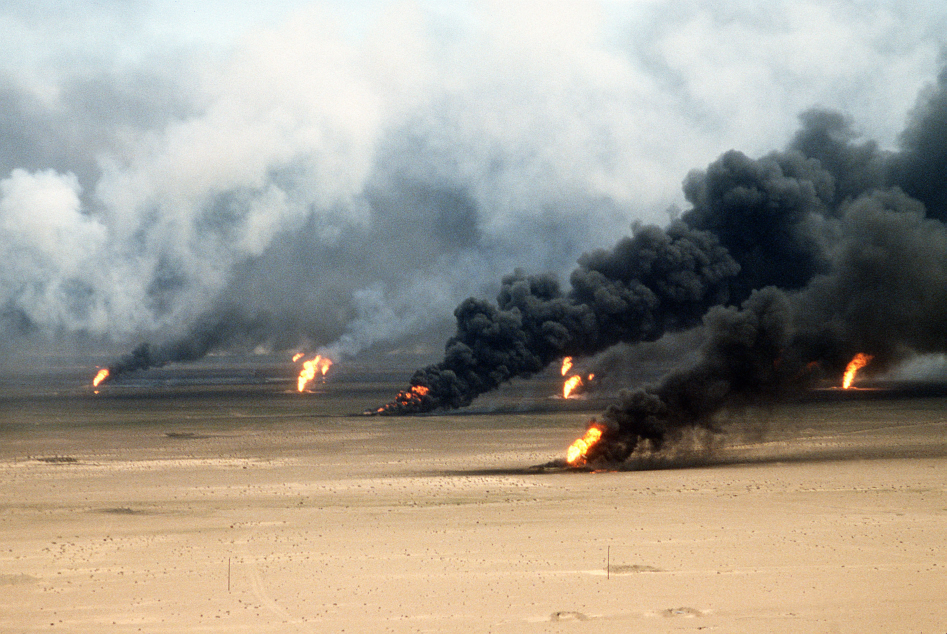
#> input picture tools/pipeline/fires/work/pd/pd_fires.jpg, 2840 x 1900 px, found by its file name (shown at 1/3 size)
$ python prep_pd.py work/pd/pd_fires.jpg work/pd/pd_usace.jpg
#> lines starting #> are read from the running program, lines starting #| are printed output that depends on the picture
"""Fit landscape public-domain archive photos into the 1152x2048 (9:16) scene canvas.
mode 'crop' = cover-crop around a focus x; mode 'fill' = full photo over a blurred, darkened copy."""
import sys, pathlib
from PIL import Image, ImageFilter, ImageEnhance
SRC = pathlib.Path(sys.argv[1]); OUT = pathlib.Path(sys.argv[2]); OUT.mkdir(parents=True, exist_ok=True)
W, H = 1152, 2048
JOBS = {  # out name: (src, mode, focus-x fraction, foreground centre-y fraction)
    'pd1': ('pd_fires.jpg', 'crop', 0.62, None),
    'pd2': ('pd_usace.jpg', 'crop', 0.66, None),
    'pd3': ('pd_shuttle.jpg', 'crop', 0.55, None),
    'pd4': ('pd_capping.jpg', 'fill', None, 0.56),
    'pd5': ('pd_rumaila.jpg', 'fill', None, 0.56),
}
for name, (src, mode, fx, cy) in JOBS.items():
    im = Image.open(SRC / src).convert('RGB')
#> im is the input picture: PIL image 2840x1900 RGB; mean R, G, B 160.1, 154.9, 144
    if mode == 'crop':
        s = H / im.height; im2 = im.resize((round(im.width * s), H), Image.LANCZOS)
#> after `s = H / im.height`: s = 1.08
        x0 = int(min(max(fx * im2.width - W / 2, 0), im2.width - W))
#> x0 = 1321
        out = im2.crop((x0, 0, x0 + W, H))
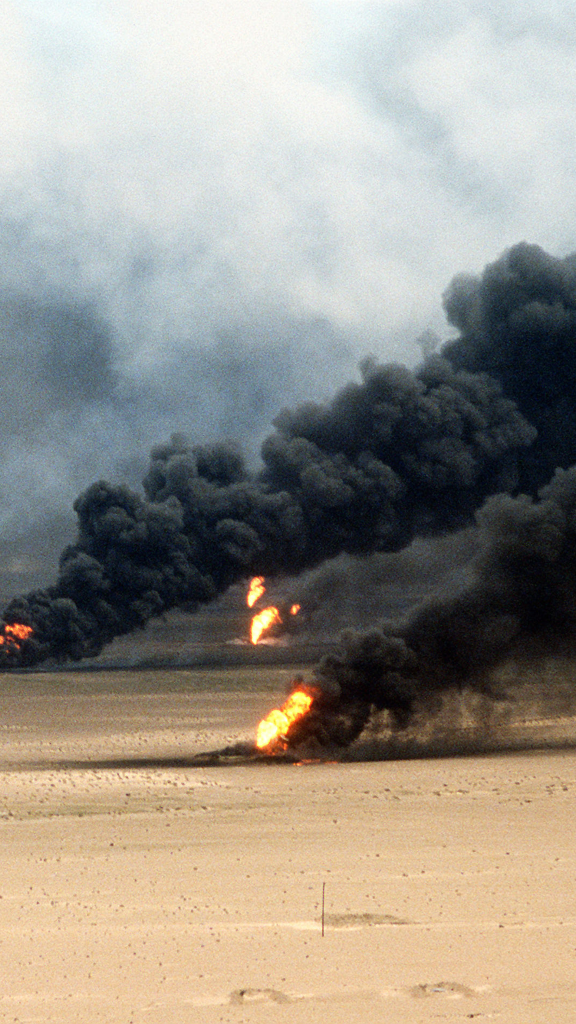
#> out: PIL image 1152x2048 RGB (shown at 1/2 size); mean R, G, B 154.4, 149, 138.9
    else:
        s = H / im.height; bg = im.resize((round(im.width * s), H), Image.LANCZOS)
        x0 = (bg.width - W) // 2; bg = bg.crop((x0, 0, x0 + W, H)).filter(ImageFilter.GaussianBlur(28))
        bg = ImageEnhance.Brightness(bg).enhance(0.55)
        fw = W; fh = round(im.height * fw / im.width); fg = im.resize((fw, fh), Image.LANCZOS)
        out = bg; out.paste(fg, (0, int(cy * H - fh / 2)))
    out.save(OUT / f'{name}.jpg', quality=88)
    print(name, out.size)
#| pd1 (1152, 2048)
#> pass 2 of the loop `for name, (src, mode, fx, cy) in JOBS.items():`:
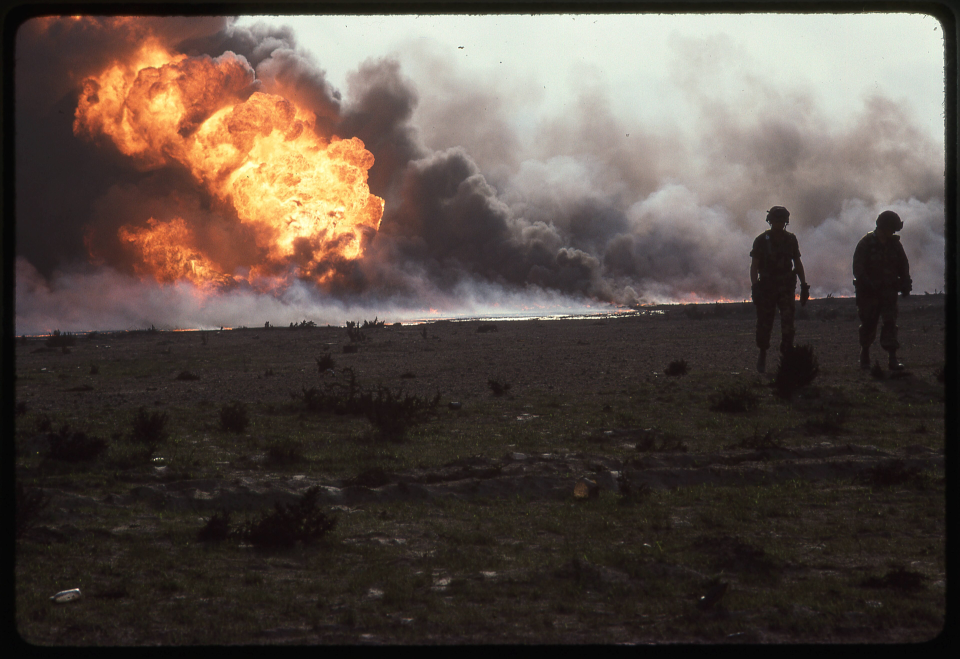
#> input picture tools/pipeline/fires/work/pd/pd_usace.jpg, 3840 x 2635 px, found by its file name (shown at 1/4 size)
#> im is the input picture: PIL image 3840x2635 RGB; mean R, G, B 88, 76, 68.7
#> im2: PIL image 2985x2048 RGB
#> `out = im2.crop((x0, 0, x0 + W, H))`:
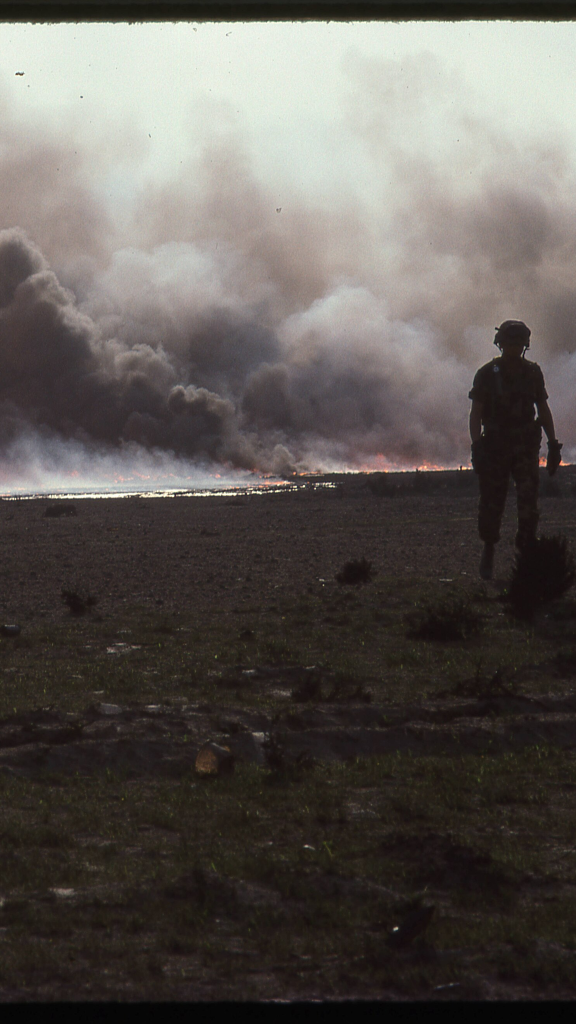
#> out: PIL image 1152x2048 RGB (shown at 1/2 size); mean R, G, B 93.6, 88.4, 84.2
#| pd2 (1152, 2048)
#> pass 3 of the loop `for name, (src, mode, fx, cy) in JOBS.items():`:
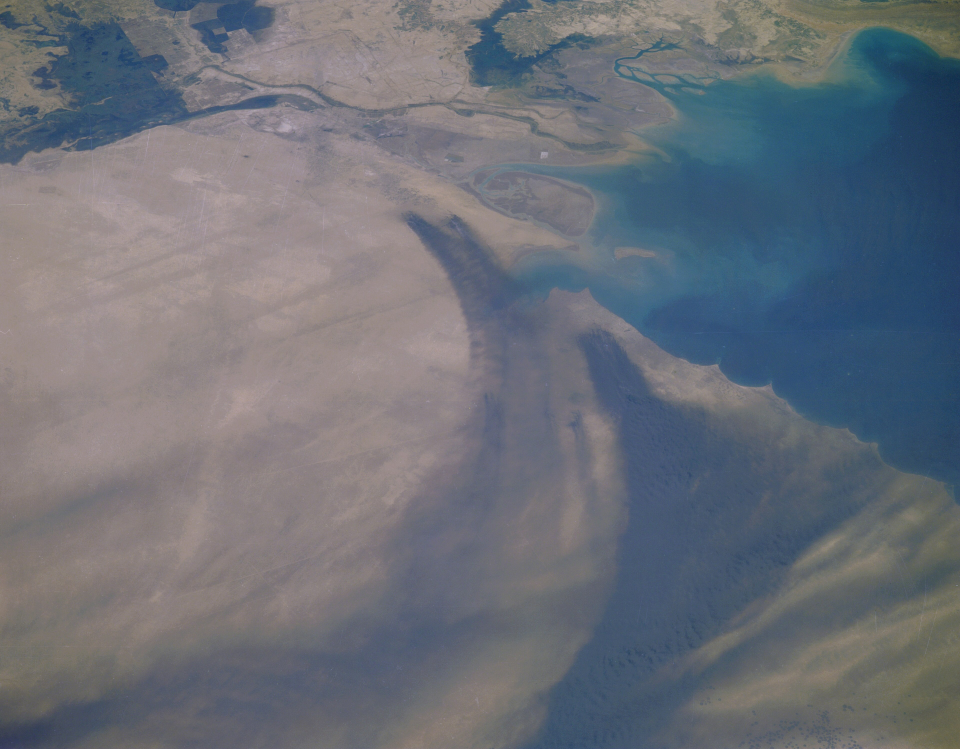
#> input picture tools/pipeline/fires/work/pd/pd_shuttle.jpg, 3840 x 2995 px, found by its file name (shown at 1/4 size)
#> im is the input picture: PIL image 3840x2995 RGB; mean R, G, B 106.8, 111.3, 120.1
#> im2: PIL image 2626x2048 RGB
#> `out = im2.crop((x0, 0, x0 + W, H))`:
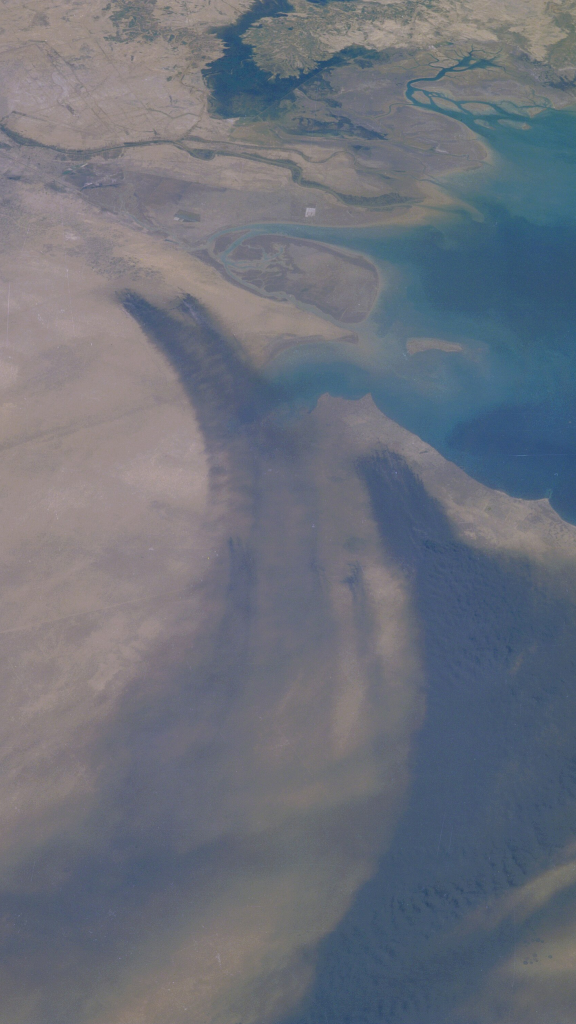
#> out: PIL image 1152x2048 RGB (shown at 1/2 size); mean R, G, B 107.8, 112.4, 122.8
#| pd3 (1152, 2048)
#> the loop made 5 passes; the first 3 are shown
